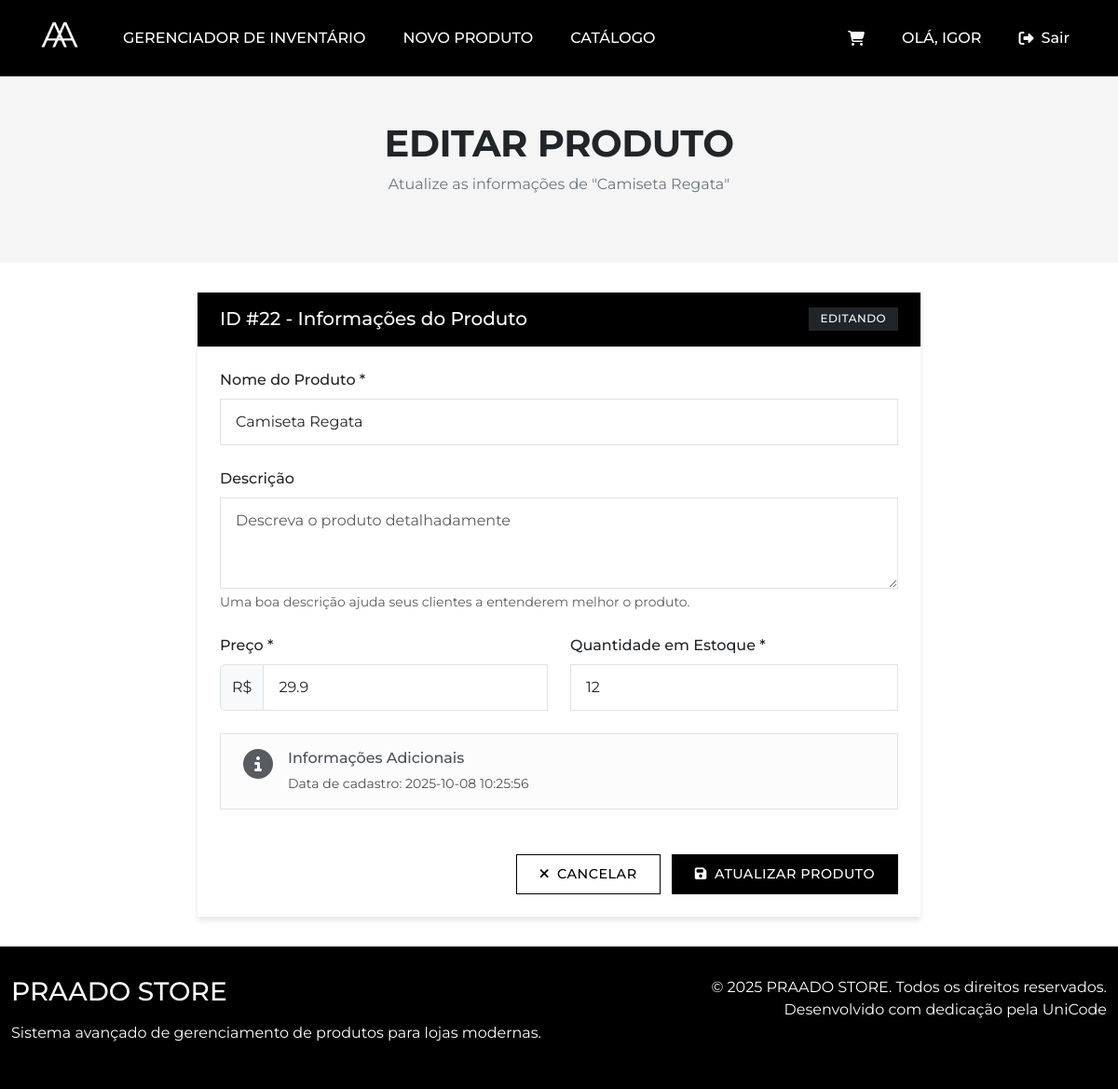
/produto/editar/22 (signed in), run on the app's committed database.
### tables this page shows
CREATE TABLE "produtos"
(
    id            INTEGER
        primary key autoincrement,
    nome          TEXT    not null,
    descricao     TEXT,
    preco         REAL    not null,
    quantidade    INTEGER not null,
    data_cadastro TEXT    not null,
    Categoria     TEXT,
    image_url     TEXT default 'https://placehold.co/400x400?text=Sem+Imagem',
    tamanhos      TEXT
);

### app.py (the view, shortened to what this page needs)
@app.route('/produto/editar/<int:id>', methods=('GET', 'POST'))
def editar_produto(id):
    if not session.get('is_logged') or not bool(session.get('is_admin')):
        flash('Acesso restrito aos administradores.', 'danger')
        return redirect(url_for('catalogo'))
    conn = get_db_connection()
    produto = conn.execute('SELECT * FROM produtos WHERE id = ?', (id,)).fetchone()
    conn.close()
    if produto is None:
        flash('Produto não encontrado!', 'danger')
        return redirect(url_for('index'))
    return render_template('editar_produto.html', produto=produto)

### app.py (called while the page is built)
def get_db_connection():
    conn = sqlite3.connect(DATABASE)
    conn.row_factory = sqlite3.Row  # Para acessar colunas pelo nome
    return conn

### templates/editar_produto.html (shortened to what this page needs)
{% extends 'base.html' %}
{% block content %}
<section class="page-header">
    <div class="container text-center">
        <h1 class="page-title">EDITAR PRODUTO</h1>
        <p class="page-subtitle">Atualize as informações de "{{ produto['nome'] }}"</p>
    </div>
</section>
<div class="container">
    <div class="row justify-content-center">
        <div class="col-lg-8">
            <div class="card">
                <div class="card-header d-flex justify-content-between align-items-center">
                    <h5 class="mb-0">ID #{{ produto['id'] }} - Informações do Produto</h5>
                    <span class="badge bg-dark">Editando</span>
                </div>
                <div class="card-body p-4">
                    <form method="post">
                        <div class="row">
                            <div class="col-12 mb-4">
                                <label for="nome" class="form-label">Nome do Produto *</label>
                                <input type="text" class="form-control" id="nome" name="nome" value="{{ produto['nome'] }}" placeholder="Digite o nome do produto" required>
                            </div>
                            <div class="col-12 mb-4">
                                <label for="descricao" class="form-label">Descrição</label>
                                <textarea class="form-control" id="descricao" name="descricao" rows="3" placeholder="Descreva o produto detalhadamente">{{ produto['descricao'] }}</textarea>
                                <div class="form-text">Uma boa descrição ajuda seus clientes a entenderem melhor o produto.</div>
                            </div>
                            <div class="col-md-6 mb-4">
                                <label for="preco" class="form-label">Preço *</label>
                                <div class="input-group">
                                    <span class="input-group-text">R$</span>
                                    <input type="number" class="form-control" id="preco" name="preco" step="0.01" min="0" placeholder="0.00" value="{{ produto['preco'] }}" required>
                                </div>
                            </div>
                            <div class="col-md-6 mb-4">
                                <label for="quantidade" class="form-label">Quantidade em Estoque *</label>
                                <input type="number" class="form-control" id="quantidade" name="quantidade" min="0" placeholder="0" value="{{ produto['quantidade'] }}" required>
                            </div>
                            <div class="col-12">
                                <div class="alert alert-light border" role="alert">
                                    <div class="d-flex">
                                        <div class="me-3">
                                            <i class="fas fa-info-circle fa-2x text-muted"></i>
                                        </div>
                                        <div>
                                            <h6 class="alert-heading">Informações Adicionais</h6>
                                            <p class="mb-0 small">Data de cadastro: {{ produto['data_cadastro'] }}</p>
                                        </div>
                                    </div>
                                </div>
                            </div>
                            <div class="col-12 mt-3 text-end">
                                <a href="{{ url_for('visualizar_produto', id=produto['id']) }}" class="btn btn-secondary me-2">
                                    <i class="fas fa-times me-2"></i>Cancelar
                                </a>
                                <button type="submit" class="btn btn-primary">
                                    <i class="fas fa-save me-2"></i>Atualizar Produto
                                </button>
                            </div>
                        </div>
                    </form>
                </div>
            </div>
        </div>
    </div>
</div>
{% endblock %}

### templates/base.html (style rules this page uses)
:root { --primary-color: #000000; --secondary-color: #ffffff; --accent-color: #f5f5f5; --text-color: #212529; --muted-color: #6c757d; --border-color: #dee2e6; }
body { font-family: 'Montserrat', sans-serif; background-color: var(--secondary-color); color: var(--text-color); display: flex; flex-direction: column; min-height: 100vh; }
.page-header { padding: 3rem 0; background-color: var(--accent-color); margin-bottom: 2rem; }
.page-title { font-weight: 700; margin-bottom: 0.5rem; letter-spacing: -0.5px; }
.page-subtitle { font-weight: 400; color: var(--muted-color); margin-bottom: 1.5rem; }
.btn-primary { background-color: var(--primary-color); border-color: var(--primary-color); border-radius: 0; padding: 0.6rem 1.5rem; font-weight: 500; letter-spacing: 0.5px; text-transform: uppercase; font-size: 0.9rem; }
.btn-secondary { background-color: var(--secondary-color); border-color: var(--primary-color); color: var(--primary-color); border-radius: 0; padding: 0.6rem 1.5rem; font-weight: 500; letter-spacing: 0.5px; text-transform: uppercase; font-size: 0.9rem; }
.card { border: none; border-radius: 0; box-shadow: 0 4px 6px rgba(0, 0, 0, 0.1); margin-bottom: 2rem; }
.card-header { background-color: var(--primary-color); color: var(--secondary-color); font-weight: 600; padding: 1rem 1.5rem; border-radius: 0 !important; }
.form-control, .form-select { border-radius: 0; padding: 0.75rem 1rem; border: 1px solid var(--border-color); }
.form-label { font-weight: 500; margin-bottom: 0.5rem; }
.alert { border-radius: 0; border: none; padding: 1rem 1.5rem; margin-bottom: 2rem; }
.badge { border-radius: 0; padding: 0.4rem 0.8rem; font-weight: 500; font-size: 0.75rem; text-transform: uppercase; letter-spacing: 0.5px; }
.container { max-width: 1260px; }

### data on the page
produtos: nome "Camiseta Regata", id "22", preco "29.9", quantidade "12", data_cadastro "2025-10-08 10:25:56"

### other printed values
{{ session.get('nickname', 'Cliente') }} "IGOR"
